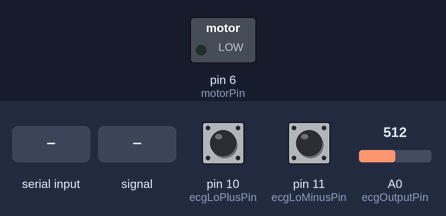
This sketch was run on a simulated Arduino Uno, built with avr-gcc and run on an emulated ATmega328P. On the bench: switched loads named in the sketch (green lamp = pin HIGH). Dashed ring = blinking. The test bench sets the inputs (shaded band); at power-on: pin 10 (ecgLoPlusPin) LOW, pin 11 (ecgLoMinusPin) LOW, A0 (ecgOutputPin) = 512. What the sketch prints to the serial monitor is not drawn.

Above: at 1.3 s.
1.4 s: "V" received over the second serial link
At 1.54 s:
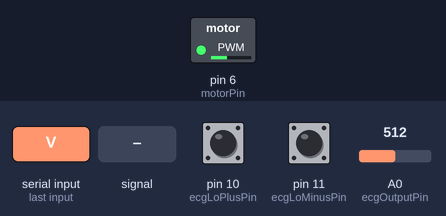
3.3 s: A0 (ecgOutputPin) fed a 200 Hz sine of ±81 counts around its level
5.2 s: pin 10 (ecgLoPlusPin) driven HIGH
8.2 s: pin 10 (ecgLoPlusPin) driven LOW
11.2 s: pin 10 (ecgLoPlusPin) pulsed HIGH 2 times (0.12 s each, 0.3 s apart)
14.8 s: pin 11 (ecgLoMinusPin) pulsed HIGH 2 times (0.12 s each, 0.3 s apart)
Timing chart, 0 to 17.8 s (numbered marks = the images above; inputs shaded):
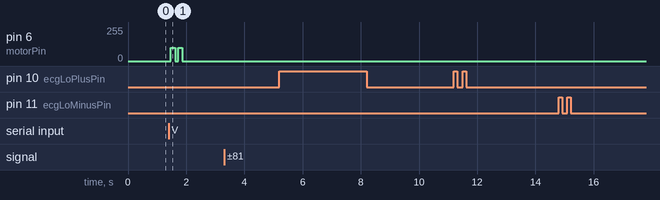

The sketch:

BPM_RR-Interval.ino
```cpp
#include <SoftwareSerial.h>

// === 핀 설정 ===
SoftwareSerial bluetooth(3, 4); // RX, TX

// AD8232 ECG 센서 핀 설정
const int ecgOutputPin = A0;
const int ecgLoPlusPin = 10;
const int ecgLoMinusPin = 11;

// 진동 모터 핀 설정
const int motorPin = 6;

// 진동 강도 설정
const int motorIntensity = 100; // 진동 세기 (0~255)

// --- 변수 설정 ---
int peakBpm = 0;
int bpm = 0;
int signal;
unsigned long lastBeatTime = 0;
boolean pulse = false;
boolean qrs = false;
int peakThreshold = 512;

// --- [새로운 기능] RR-Interval 필터링을 위한 변수 ---
unsigned long lastValid_RR = 800; // 가장 최근에 검증된 정상 심박 간격 (초기값: 75bpm에 해당하는 800ms)
const float RR_TOLERANCE_LOW = 0.7;  // 허용 오차 범위 (최소 70%)
const float RR_TOLERANCE_HIGH = 1.3; // 허용 오차 범위 (최대 130%)

// --- 초기 안정화 시간을 위한 변수 ---
unsigned long connectionTime = 0;
const int INITIAL_DELAY_MS = 5000;  // 5초의 초기 지연 시간

void setup() {
  Serial.begin(9600);
  bluetooth.begin(9600);

  pinMode(ecgLoPlusPin, INPUT);
  pinMode(ecgLoMinusPin, INPUT);
  pinMode(motorPin, OUTPUT);
  analogWrite(motorPin, 0);

  Serial.println("아두이노 ECG 측정 준비 완료 (RR-Interval 필터 적용)");
  Serial.println("연결 안정화를 위해 5초간 전송을 지연합니다...");
  Serial.println("---------------------------------");

  // 부팅 시 현재 시간을 기록하여 5초 지연 타이머 시작
  connectionTime = millis();
}

void loop() {
  // --- 블루투스 'V' 수신 시 즉시 진동 ---
  if (bluetooth.available()) {
    char receivedChar = bluetooth.read();
    if (receivedChar == 'V') {
      Serial.println("\n=================================");
      Serial.println("'V' 신호 수신! -> 즉시 진동 실행");
      String peakBpmMessage = "최고 BPM: " + String(peakBpm);
      Serial.println(peakBpmMessage);
      bluetooth.println(peakBpmMessage);
      Serial.println("=================================\n");
      analogWrite(motorPin, motorIntensity); delay(150);
      analogWrite(motorPin, 0); delay(100);
      analogWrite(motorPin, motorIntensity); delay(150);
      analogWrite(motorPin, 0);
    }
  }

  // --- ECG 측정 로직 ---
  boolean electrodesOff = (digitalRead(ecgLoPlusPin) == 1) || (digitalRead(ecgLoMinusPin) == 1);

  if (electrodesOff) {
    bpm = 0;
    peakBpm = 0;
    // 재연결 시 다시 5초 지연 및 필터 초기화
    connectionTime = millis();
    lastValid_RR = 800; // 필터 기준값 초기화
  } else {
    signal = analogRead(ecgOutputPin);
    if (signal > peakThreshold && !qrs) {
      pulse = true;
    }

    // R-peak 감지 시
    if (pulse && !qrs) {
      qrs = true;
      unsigned long currentTime = millis();
      unsigned long ibis = currentTime - lastBeatTime; // 현재 심박 간격(RR-Interval) 계산

      // --- [수정됨] RR-Interval 기반 필터링 로직 ---
      // 현재 간격(ibis)이, 마지막으로 검증된 간격(lastValid_RR)의 70% ~ 130% 범위 내에 있을 때만 정상으로 판단
      if (ibis > (lastValid_RR * RR_TOLERANCE_LOW) && ibis < (lastValid_RR * RR_TOLERANCE_HIGH)) {
        // 정상 판정!
        lastValid_RR = ibis; // 이 값을 새로운 '검증된 간격'으로 업데이트
        bpm = 60000 / lastValid_RR; // 이 간격으로 BPM 계산

        // 1차 필터링: 생리학적 한계치를 벗어나는 값은 무시
        if (bpm < 40 || bpm > 200) {
            bpm = 0;
        }

        // 5초 지연 후 최고 BPM 값 업데이트
        if (millis() > connectionTime + INITIAL_DELAY_MS) {
          if (bpm > peakBpm) {
            peakBpm = bpm;
          }
        }

      } else {
        // 비정상 판정!
        // BPM 값을 이전 상태로 유지하고, lastValid_RR은 갱신하지 않음.
        // 따라서 시스템은 이 비정상 측정값에 전혀 영향을 받지 않음.
        Serial.println(">> 비정상 RR-Interval 감지! 이전 값 유지.");
      }

      lastBeatTime = currentTime; // 다음 간격 계산을 위해 현재 시간 기록
    }

    if (signal < (peakThreshold - 50) && qrs) {
      pulse = false;
      qrs = false;
    }
  }

  if (millis() - lastBeatTime > 2000) {
    bpm = 0;
  }

  // === 데이터 전송 ===
  static unsigned long lastSendTime = 0;
  if (millis() - lastSendTime > 1000) {
    lastSendTime = millis();

    if (electrodesOff) {
      String msg = "! 전극 확인 필요";
      Serial.println(msg);
      bluetooth.println(msg);
    } else {
      Serial.print("Current BPM: ");
      Serial.print(bpm);
      Serial.print(" (Peak: ");
      Serial.print(peakBpm);
      Serial.print(", RR: ");
      Serial.print(lastValid_RR);
      Serial.print("ms)");

      // 5초 지연 후 블루투스 전송
      if (millis() > connectionTime + INITIAL_DELAY_MS) {
        if (bpm > 0) { // BPM이 유효할 때만 전송
            Serial.println(" -> BT 전송");
            bluetooth.println(bpm);
        } else {
            Serial.println(" -> (유효 BPM 없음)");
        }
      } else {
        Serial.println(" -> (안정화 대기중)");
      }
    }
  }
  delay(1);
}
```

Measured:
- after the input at 1.4 s, pin 6 (motorPin): alternates 100/255 for 0.15 s and 0/255 for 0.10 s, 4 changes in all, then stays 0/255, starting after 0.07 s
- after the input at 3.3 s, every drawn part: stays the same
- after the input at 5.2 s, every drawn part: stays the same
- after the input at 8.2 s, every drawn part: stays the same
- after the input at 11.2 s, every drawn part: stays the same
- after the input at 14.8 s, every drawn part: stays the same
